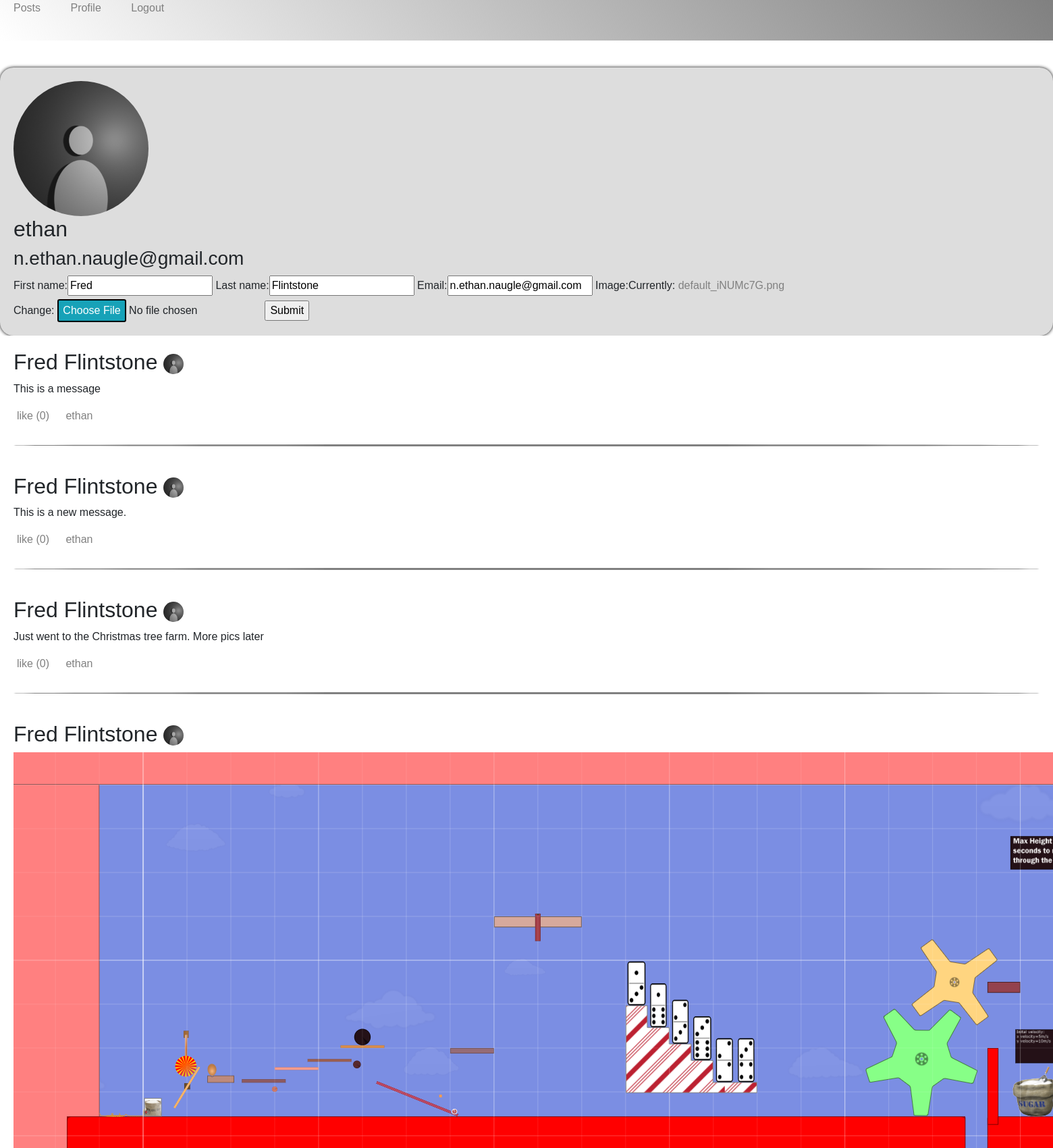
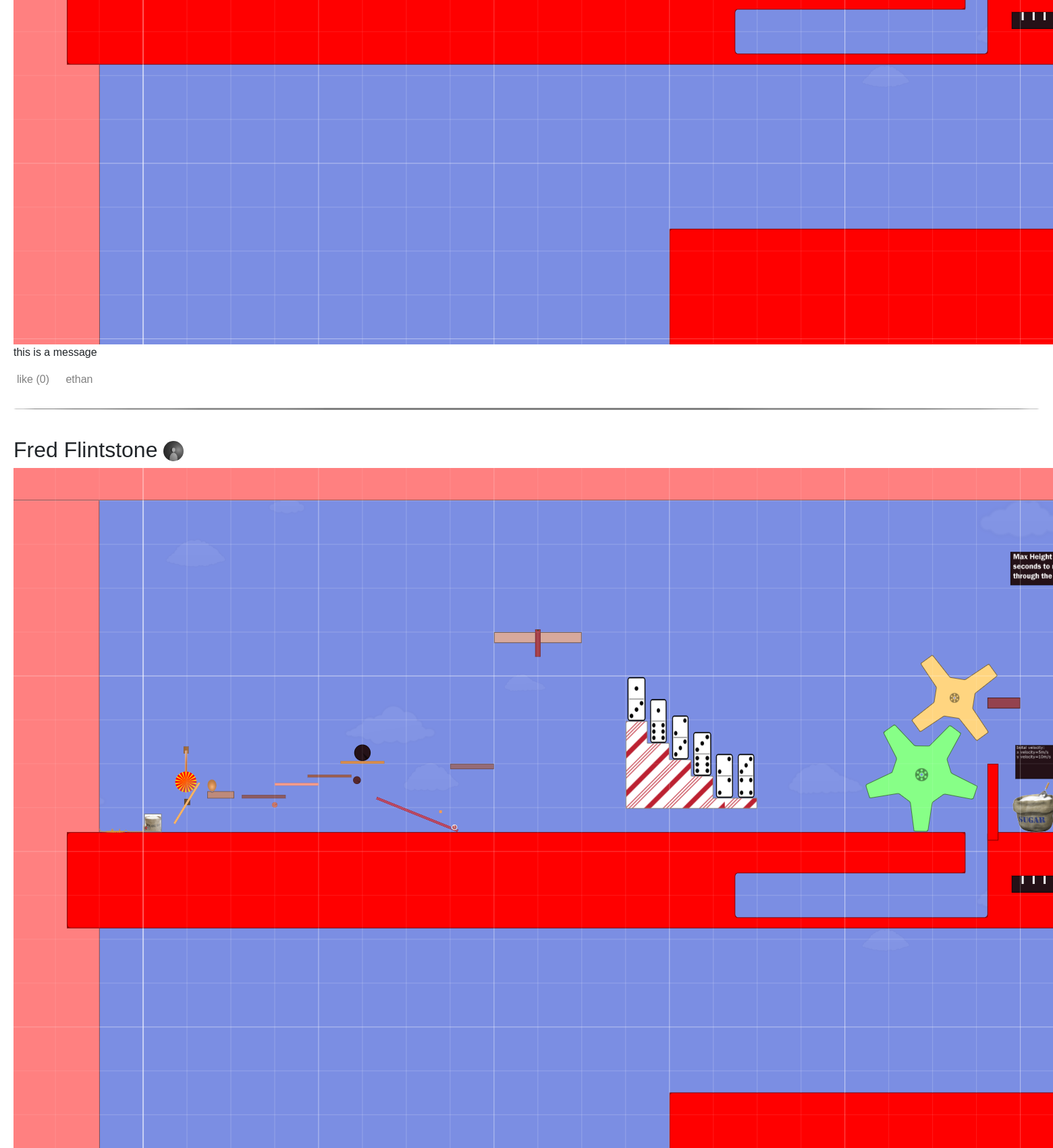
The app's page /profile (signed in, upper part) with its own data (2 pictures, top to bottom).
### users/models.py (models this page shows, shortened)
class Profile(models.Model):
    user = models.OneToOneField(User, on_delete=models.CASCADE)
    image = models.ImageField(default='default.png')
    bio = models.TextField()
    location = models.CharField(max_length=80, blank=True)

### posts/models.py (models this page shows, shortened)
class Post(models.Model):
    message = models.CharField(max_length=400)
    date = models.DateTimeField(default=timezone.now)
    author = models.ForeignKey(User, on_delete=models.CASCADE, related_name="author")
    img = models.ImageField(upload_to='media/postImg', blank=True)
    video = models.FileField(upload_to='media/postVideo', blank=True, validators=[video_file_extension])
    likes = models.ManyToManyField(User, related_name="likes")
    class Meta:
        ordering = ['-id']

### users/views.py (the view)
# urls.py: path('', user_views.profile_view, name='profile'),
@login_required
def profile_view(request):
    posts = Post.objects.all()
    user = request.user
    profile = request.user.profile
    if request.method == "POST":
        u_form = UserUpdateForm(request.POST, instance=request.user)
        p_form = ProfileUpdateForm(request.POST, request.FILES, instance=request.user.profile)
        if u_form.is_valid() and p_form.is_valid():
            u_form.save()
            p_form.save()
    else:
        u_form = UserUpdateForm(instance=request.user)
        p_form = ProfileUpdateForm(instance=request.user.profile)
    context = {
        'u_form': u_form,
        'p_form': p_form,
        'posts': posts,
        'user': user,
        'profile': profile
    }
    return render(request, 'users/profile.html', context)

### users/forms.py
class UserUpdateForm(forms.ModelForm):
    email = forms.EmailField()
    class Meta:
        model = User
        fields = ['first_name', 'last_name', 'email']

class ProfileUpdateForm(forms.ModelForm):
    class Meta:
        model = Profile
        fields = ['image']

### users/templates/users/profile.html (shortened to what this page needs)
{% extends 'base/base.html' %}
{% block content %}
    <div class="outline-local">
        <img src="{{ user.profile.image.url }}" alt="{{ user.username }}" style="width: 200px; border-radius: 200px;">
        <h2>{{ user.username }}</h2>
        <h3>{{ user.email }}</h3>
        <form method="POST" enctype="multipart/form-data">
            {{ u_form }}
            {{ p_form }}
            <input type="submit">
        </form>
    </div>
    {% for post in posts %}
        {% if profile.pk == post.author.pk %}
            <div class="pst-crd">
                <h2>
                    {{ post.author.first_name }} {{ post.author.last_name }}
                    <span>
                        <img src="{{ post.author.profile.image.url }}" alt="#" style="width: 30px; border-radius: 30px;">
                    </span>
                </h2>
                {% if post.img %}
                    <img src="{{ post.img.url }}" alt="first-img" class="first-img">
                {% endif %}
                <p>{{ post.message }}</p>
                <a class="btm-btn like-btn" href="#">
                    like ({% for like in post.likes.all %}{% if forloop.last %}{{ forloop.counter }}{% endif %}{% empty %}0{% endfor %})
                </a>
                <a class="btm-btn author-btn" href="#">{{ post.author }}</a>
                <div class="bar"></div>
            </div>
        {% endif %}
    {% empty %}
        <div class="message-box-local">
            <p>No posts yet.</p>
        </div>
    {% endfor %}
{% endblock content %}

### users/templates/base/base.html (shortened to what this page needs)
{% load static %}
<!DOCTYPE html>
<html>
    <head>
        <link href="{% static 'css/bootstrap.min.css' %}" rel="stylesheet">
        <link rel="stylesheet" href="{% static 'base.css' %}">
    </head>
    <body>
    <header>
        <a style="margin: 20px;" href="{% url 'posts-list' %}">Posts</a>
        <a style="margin: 20px;" href="{% url 'profile' %}">Profile</a>
        {% if not user.is_authenticated %}
        <a style="margin: 20px;" href="{% url 'register' %}">Register</a>
        <a style="margin: 20px;" href="{% url 'login' %}">Login</a>
        {% else %}
        <a style="margin: 20px;" href="{% url 'logout' %}">Logout</a>
        {% endif %}
    </header>
        <div class="mt-40">
        <div class="stuff">
        {% block content %}
        {% endblock content %}
        </div>
        </div>
    </body>
</html>

### users/static/base.css (style rules this page uses)
* { font-family: sans-serif; }
a { text-decoration: none; font-family: sans-serif; color: grey; }
header { height: 60px; background: linear-gradient(45deg, white, grey); }
.outline-local { background-color: #dddddd; padding: 20px; border-radius: 20px; box-shadow: 0 0 5px black; }
.mt-40 { margin-top: 40px; }
.pst-crd { background: white; padding: 20px; }
.first-img { height: auto; background: white; }
.btm-btn { margin-right: 10px; padding: 5px; }
.bar { height: 3px; background: grey; margin-top: 30px; border-radius: 100%; }

### records on screen
Post: author.first_name "Fred", author.last_name "Flintstone", author.profile.image (placeholder picture), message "This is a message", author "ethan"
Post: author.first_name "Fred", author.last_name "Flintstone", author.profile.image (placeholder picture), message "This is a new message.", author "ethan"
Post: author.first_name "Fred", author.last_name "Flintstone", author.profile.image (placeholder picture), message "Just went to the Christmas tree farm. More pics later", author "ethan"
Post: author.first_name "Fred", author.last_name "Flintstone", author.profile.image (placeholder picture), img (picture), message "this is a message", author "ethan"
Post: author.first_name "Fred", author.last_name "Flintstone", author.profile.image (placeholder picture), img (picture)

### other values on screen
{{ user.username }} "ethan"
{{ user.email }} "n.ethan.naugle@gmail.com"
